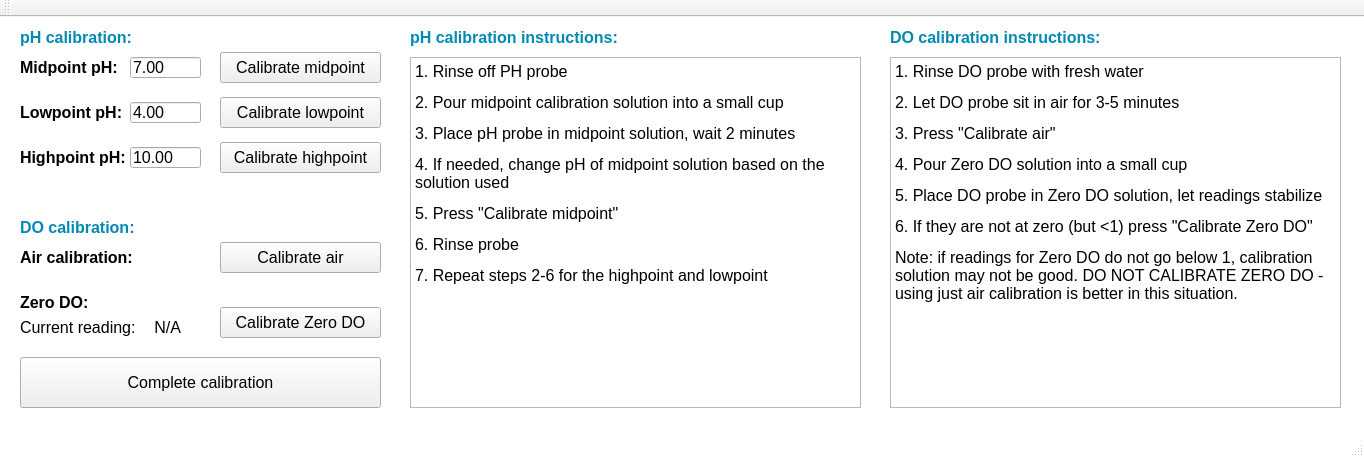
<?xml version="1.0" encoding="UTF-8"?>
<ui version="4.0">
 <class>pHDOCalibrationDialog</class>
 <widget class="QMainWindow" name="pHDOCalibrationDialog">
  <property name="geometry">
   <rect>
    <x>0</x>
    <y>0</y>
    <width>1364</width>
    <height>457</height>
   </rect>
  </property>
  <property name="font">
   <font>
    <family>Arial</family>
    <pointsize>12</pointsize>
   </font>
  </property>
  <property name="windowTitle">
   <string>Calibrating pH and DO sensors</string>
  </property>
  <property name="styleSheet">
   <string notr="true">QMainWindow {
background: white;
}</string>
  </property>
  <widget class="QWidget" name="centralWidget">
   <widget class="QLabel" name="label_20">
    <property name="geometry">
     <rect>
      <x>20</x>
      <y>40</y>
      <width>101</width>
      <height>21</height>
     </rect>
    </property>
    <property name="font">
     <font>
      <family>Arial</family>
      <pointsize>12</pointsize>
      <weight>75</weight>
      <italic>false</italic>
      <bold>true</bold>
     </font>
    </property>
    <property name="styleSheet">
     <string notr="true"/>
    </property>
    <property name="text">
     <string>Midpoint pH:</string>
    </property>
   </widget>
   <widget class="QPushButton" name="Calibrate_Midpoint">
    <property name="geometry">
     <rect>
      <x>220</x>
      <y>35</y>
      <width>161</width>
      <height>31</height>
     </rect>
    </property>
    <property name="font">
     <font>
      <family>Arial</family>
      <pointsize>12</pointsize>
     </font>
    </property>
    <property name="text">
     <string>Calibrate midpoint</string>
    </property>
   </widget>
   <widget class="QPushButton" name="Complete_Calibration">
    <property name="geometry">
     <rect>
      <x>20</x>
      <y>340</y>
      <width>361</width>
      <height>51</height>
     </rect>
    </property>
    <property name="font">
     <font>
      <family>Arial</family>
      <pointsize>12</pointsize>
     </font>
    </property>
    <property name="text">
     <string>Complete calibration</string>
    </property>
   </widget>
   <widget class="QLabel" name="label_23">
    <property name="geometry">
     <rect>
      <x>20</x>
      <y>10</y>
      <width>191</width>
      <height>21</height>
     </rect>
    </property>
    <property name="font">
     <font>
      <family>Arial</family>
      <pointsize>12</pointsize>
      <weight>75</weight>
      <italic>false</italic>
      <bold>true</bold>
     </font>
    </property>
    <property name="styleSheet">
     <string notr="true">color: rgb(0, 138, 179)</string>
    </property>
    <property name="text">
     <string>pH calibration:</string>
    </property>
   </widget>
   <widget class="QLineEdit" name="Midpoint_pH">
    <property name="geometry">
     <rect>
      <x>130</x>
      <y>40</y>
      <width>71</width>
      <height>21</height>
     </rect>
    </property>
    <property name="font">
     <font>
      <family>Arial</family>
      <pointsize>12</pointsize>
     </font>
    </property>
    <property name="text">
     <string>7.00</string>
    </property>
   </widget>
   <widget class="QLineEdit" name="Lowpoint_pH">
    <property name="geometry">
     <rect>
      <x>130</x>
      <y>85</y>
      <width>71</width>
      <height>21</height>
     </rect>
    </property>
    <property name="font">
     <font>
      <family>Arial</family>
      <pointsize>12</pointsize>
     </font>
    </property>
    <property name="text">
     <string>4.00</string>
    </property>
   </widget>
   <widget class="QLabel" name="label_21">
    <property name="geometry">
     <rect>
      <x>20</x>
      <y>85</y>
      <width>111</width>
      <height>21</height>
     </rect>
    </property>
    <property name="font">
     <font>
      <family>Arial</family>
      <pointsize>12</pointsize>
      <weight>75</weight>
      <italic>false</italic>
      <bold>true</bold>
     </font>
    </property>
    <property name="styleSheet">
     <string notr="true"/>
    </property>
    <property name="text">
     <string>Lowpoint pH:</string>
    </property>
   </widget>
   <widget class="QPushButton" name="Calibrate_Lowpoint">
    <property name="geometry">
     <rect>
      <x>220</x>
      <y>80</y>
      <width>161</width>
      <height>31</height>
     </rect>
    </property>
    <property name="font">
     <font>
      <family>Arial</family>
      <pointsize>12</pointsize>
     </font>
    </property>
    <property name="text">
     <string>Calibrate lowpoint</string>
    </property>
   </widget>
   <widget class="QLineEdit" name="Highpoint_pH">
    <property name="geometry">
     <rect>
      <x>130</x>
      <y>130</y>
      <width>71</width>
      <height>21</height>
     </rect>
    </property>
    <property name="font">
     <font>
      <family>Arial</family>
      <pointsize>12</pointsize>
     </font>
    </property>
    <property name="text">
     <string>10.00</string>
    </property>
   </widget>
   <widget class="QPushButton" name="Calibrate_Highpoint">
    <property name="geometry">
     <rect>
      <x>220</x>
      <y>125</y>
      <width>161</width>
      <height>31</height>
     </rect>
    </property>
    <property name="font">
     <font>
      <family>Arial</family>
      <pointsize>12</pointsize>
     </font>
    </property>
    <property name="text">
     <string>Calibrate highpoint</string>
    </property>
   </widget>
   <widget class="QLabel" name="label_22">
    <property name="geometry">
     <rect>
      <x>20</x>
      <y>130</y>
      <width>111</width>
      <height>21</height>
     </rect>
    </property>
    <property name="font">
     <font>
      <family>Arial</family>
      <pointsize>12</pointsize>
      <weight>75</weight>
      <italic>false</italic>
      <bold>true</bold>
     </font>
    </property>
    <property name="styleSheet">
     <string notr="true"/>
    </property>
    <property name="text">
     <string>Highpoint pH:</string>
    </property>
   </widget>
   <widget class="QLabel" name="label_24">
    <property name="geometry">
     <rect>
      <x>20</x>
      <y>230</y>
      <width>131</width>
      <height>21</height>
     </rect>
    </property>
    <property name="font">
     <font>
      <family>Arial</family>
      <pointsize>12</pointsize>
      <weight>75</weight>
      <italic>false</italic>
      <bold>true</bold>
     </font>
    </property>
    <property name="styleSheet">
     <string notr="true"/>
    </property>
    <property name="text">
     <string>Air calibration:</string>
    </property>
   </widget>
   <widget class="QPushButton" name="Calibrate_Air">
    <property name="geometry">
     <rect>
      <x>220</x>
      <y>225</y>
      <width>161</width>
      <height>31</height>
     </rect>
    </property>
    <property name="font">
     <font>
      <family>Arial</family>
      <pointsize>12</pointsize>
     </font>
    </property>
    <property name="text">
     <string>Calibrate air</string>
    </property>
   </widget>
   <widget class="QLabel" name="label_25">
    <property name="geometry">
     <rect>
      <x>20</x>
      <y>200</y>
      <width>191</width>
      <height>21</height>
     </rect>
    </property>
    <property name="font">
     <font>
      <family>Arial</family>
      <pointsize>12</pointsize>
      <weight>75</weight>
      <italic>false</italic>
      <bold>true</bold>
     </font>
    </property>
    <property name="styleSheet">
     <string notr="true">color: rgb(0, 138, 179)</string>
    </property>
    <property name="text">
     <string>DO calibration:</string>
    </property>
   </widget>
   <widget class="QLabel" name="label_26">
    <property name="geometry">
     <rect>
      <x>20</x>
      <y>275</y>
      <width>131</width>
      <height>21</height>
     </rect>
    </property>
    <property name="font">
     <font>
      <family>Arial</family>
      <pointsize>12</pointsize>
      <weight>75</weight>
      <italic>false</italic>
      <bold>true</bold>
     </font>
    </property>
    <property name="styleSheet">
     <string notr="true"/>
    </property>
    <property name="text">
     <string>Zero DO:</string>
    </property>
   </widget>
   <widget class="QPushButton" name="Calibrate_Zero_DO">
    <property name="geometry">
     <rect>
      <x>220</x>
      <y>290</y>
      <width>161</width>
      <height>31</height>
     </rect>
    </property>
    <property name="font">
     <font>
      <family>Arial</family>
      <pointsize>12</pointsize>
     </font>
    </property>
    <property name="text">
     <string>Calibrate Zero DO</string>
    </property>
   </widget>
   <widget class="QLabel" name="label_28">
    <property name="geometry">
     <rect>
      <x>20</x>
      <y>300</y>
      <width>131</width>
      <height>21</height>
     </rect>
    </property>
    <property name="font">
     <font>
      <family>Arial</family>
      <pointsize>12</pointsize>
      <weight>50</weight>
      <italic>false</italic>
      <bold>false</bold>
     </font>
    </property>
    <property name="styleSheet">
     <string notr="true"/>
    </property>
    <property name="text">
     <string>Current reading:</string>
    </property>
   </widget>
   <widget class="QLabel" name="Current_Reading">
    <property name="geometry">
     <rect>
      <x>130</x>
      <y>300</y>
      <width>51</width>
      <height>21</height>
     </rect>
    </property>
    <property name="font">
     <font>
      <family>Arial</family>
      <pointsize>12</pointsize>
      <weight>50</weight>
      <italic>false</italic>
      <bold>false</bold>
     </font>
    </property>
    <property name="layoutDirection">
     <enum>Qt::LeftToRight</enum>
    </property>
    <property name="styleSheet">
     <string notr="true"/>
    </property>
    <property name="text">
     <string>N/A</string>
    </property>
    <property name="alignment">
     <set>Qt::AlignRight|Qt::AlignTrailing|Qt::AlignVCenter</set>
    </property>
   </widget>
   <widget class="QLabel" name="label_29">
    <property name="geometry">
     <rect>
      <x>410</x>
      <y>10</y>
      <width>211</width>
      <height>21</height>
     </rect>
    </property>
    <property name="font">
     <font>
      <family>Arial</family>
      <pointsize>12</pointsize>
      <weight>75</weight>
      <italic>false</italic>
      <bold>true</bold>
     </font>
    </property>
    <property name="styleSheet">
     <string notr="true">color: rgb(0, 138, 179)</string>
    </property>
    <property name="text">
     <string>pH calibration instructions:</string>
    </property>
   </widget>
   <widget class="QTextBrowser" name="textBrowser">
    <property name="geometry">
     <rect>
      <x>410</x>
      <y>40</y>
      <width>451</width>
      <height>351</height>
     </rect>
    </property>
    <property name="font">
     <font>
      <family>Arial</family>
      <pointsize>12</pointsize>
     </font>
    </property>
    <property name="html">
     <string>&lt;!DOCTYPE HTML PUBLIC &quot;-//W3C//DTD HTML 4.0//EN&quot; &quot;http://www.w3.org/TR/REC-html40/strict.dtd&quot;&gt;
&lt;html&gt;&lt;head&gt;&lt;meta name=&quot;qrichtext&quot; content=&quot;1&quot; /&gt;&lt;style type=&quot;text/css&quot;&gt;
p, li { white-space: pre-wrap; }
&lt;/style&gt;&lt;/head&gt;&lt;body style=&quot; font-family:'Arial'; font-size:12pt; font-weight:400; font-style:normal;&quot;&gt;
&lt;p style=&quot; margin-top:12px; margin-bottom:12px; margin-left:0px; margin-right:0px; -qt-block-indent:0; text-indent:0px;&quot;&gt;&lt;span style=&quot; font-family:'MS Shell Dlg 2';&quot;&gt;1. Rinse off PH probe&lt;/span&gt;&lt;/p&gt;
&lt;p style=&quot; margin-top:12px; margin-bottom:12px; margin-left:0px; margin-right:0px; -qt-block-indent:0; text-indent:0px;&quot;&gt;&lt;span style=&quot; font-family:'MS Shell Dlg 2';&quot;&gt;2. Pour midpoint calibration solution into a small cup&lt;/span&gt;&lt;/p&gt;
&lt;p style=&quot; margin-top:12px; margin-bottom:12px; margin-left:0px; margin-right:0px; -qt-block-indent:0; text-indent:0px;&quot;&gt;&lt;span style=&quot; font-family:'MS Shell Dlg 2';&quot;&gt;3. Place pH probe in midpoint solution, wait 2 minutes&lt;/span&gt;&lt;/p&gt;
&lt;p style=&quot; margin-top:12px; margin-bottom:12px; margin-left:0px; margin-right:0px; -qt-block-indent:0; text-indent:0px;&quot;&gt;&lt;span style=&quot; font-family:'MS Shell Dlg 2';&quot;&gt;4. If needed, change pH of midpoint solution based on the solution used&lt;/span&gt;&lt;/p&gt;
&lt;p style=&quot; margin-top:12px; margin-bottom:12px; margin-left:0px; margin-right:0px; -qt-block-indent:0; text-indent:0px;&quot;&gt;&lt;span style=&quot; font-family:'MS Shell Dlg 2';&quot;&gt;5. Press &amp;quot;Calibrate midpoint&amp;quot;&lt;/span&gt;&lt;/p&gt;
&lt;p style=&quot; margin-top:12px; margin-bottom:12px; margin-left:0px; margin-right:0px; -qt-block-indent:0; text-indent:0px;&quot;&gt;&lt;span style=&quot; font-family:'MS Shell Dlg 2';&quot;&gt;6. Rinse probe&lt;/span&gt;&lt;/p&gt;
&lt;p style=&quot; margin-top:12px; margin-bottom:12px; margin-left:0px; margin-right:0px; -qt-block-indent:0; text-indent:0px;&quot;&gt;&lt;span style=&quot; font-family:'MS Shell Dlg 2';&quot;&gt;7. Repeat steps 2-6 for the highpoint and lowpoint&lt;/span&gt;&lt;/p&gt;&lt;/body&gt;&lt;/html&gt;</string>
    </property>
   </widget>
   <widget class="QTextBrowser" name="textBrowser_2">
    <property name="geometry">
     <rect>
      <x>890</x>
      <y>40</y>
      <width>451</width>
      <height>351</height>
     </rect>
    </property>
    <property name="font">
     <font>
      <family>Arial</family>
      <pointsize>12</pointsize>
     </font>
    </property>
    <property name="html">
     <string>&lt;!DOCTYPE HTML PUBLIC &quot;-//W3C//DTD HTML 4.0//EN&quot; &quot;http://www.w3.org/TR/REC-html40/strict.dtd&quot;&gt;
&lt;html&gt;&lt;head&gt;&lt;meta name=&quot;qrichtext&quot; content=&quot;1&quot; /&gt;&lt;style type=&quot;text/css&quot;&gt;
p, li { white-space: pre-wrap; }
&lt;/style&gt;&lt;/head&gt;&lt;body style=&quot; font-family:'Arial'; font-size:12pt; font-weight:400; font-style:normal;&quot;&gt;
&lt;p style=&quot; margin-top:12px; margin-bottom:12px; margin-left:0px; margin-right:0px; -qt-block-indent:0; text-indent:0px;&quot;&gt;&lt;span style=&quot; font-family:'MS Shell Dlg 2';&quot;&gt;1. Rinse DO probe with fresh water&lt;/span&gt;&lt;/p&gt;
&lt;p style=&quot; margin-top:12px; margin-bottom:12px; margin-left:0px; margin-right:0px; -qt-block-indent:0; text-indent:0px;&quot;&gt;&lt;span style=&quot; font-family:'MS Shell Dlg 2';&quot;&gt;2. Let DO probe sit in air for 3-5 minutes&lt;/span&gt;&lt;/p&gt;
&lt;p style=&quot; margin-top:12px; margin-bottom:12px; margin-left:0px; margin-right:0px; -qt-block-indent:0; text-indent:0px;&quot;&gt;&lt;span style=&quot; font-family:'MS Shell Dlg 2';&quot;&gt;3. Press &amp;quot;Calibrate air&amp;quot;&lt;/span&gt;&lt;/p&gt;
&lt;p style=&quot; margin-top:12px; margin-bottom:12px; margin-left:0px; margin-right:0px; -qt-block-indent:0; text-indent:0px;&quot;&gt;&lt;span style=&quot; font-family:'MS Shell Dlg 2';&quot;&gt;4. Pour Zero DO solution into a small cup&lt;/span&gt;&lt;/p&gt;
&lt;p style=&quot; margin-top:12px; margin-bottom:12px; margin-left:0px; margin-right:0px; -qt-block-indent:0; text-indent:0px;&quot;&gt;&lt;span style=&quot; font-family:'MS Shell Dlg 2';&quot;&gt;5. Place DO probe in Zero DO solution, let readings stabilize&lt;/span&gt;&lt;/p&gt;
&lt;p style=&quot; margin-top:12px; margin-bottom:12px; margin-left:0px; margin-right:0px; -qt-block-indent:0; text-indent:0px;&quot;&gt;&lt;span style=&quot; font-family:'MS Shell Dlg 2';&quot;&gt;6. If they are not at zero (but &amp;lt;1) press &amp;quot;Calibrate Zero DO&amp;quot;&lt;/span&gt;&lt;/p&gt;
&lt;p style=&quot; margin-top:12px; margin-bottom:12px; margin-left:0px; margin-right:0px; -qt-block-indent:0; text-indent:0px;&quot;&gt;&lt;span style=&quot; font-family:'MS Shell Dlg 2';&quot;&gt;Note: if readings for Zero DO do not go below 1, calibration solution may not be good. DO NOT CALIBRATE ZERO DO - using just air calibration is better in this situation.&lt;/span&gt;&lt;/p&gt;
&lt;p style=&quot;-qt-paragraph-type:empty; margin-top:12px; margin-bottom:12px; margin-left:0px; margin-right:0px; -qt-block-indent:0; text-indent:0px; font-family:'MS Shell Dlg 2';&quot;&gt;&lt;br /&gt;&lt;/p&gt;&lt;/body&gt;&lt;/html&gt;</string>
    </property>
   </widget>
   <widget class="QLabel" name="label_30">
    <property name="geometry">
     <rect>
      <x>890</x>
      <y>10</y>
      <width>211</width>
      <height>21</height>
     </rect>
    </property>
    <property name="font">
     <font>
      <family>Arial</family>
      <pointsize>12</pointsize>
      <weight>75</weight>
      <italic>false</italic>
      <bold>true</bold>
     </font>
    </property>
    <property name="styleSheet">
     <string notr="true">color: rgb(0, 138, 179)</string>
    </property>
    <property name="text">
     <string>DO calibration instructions:</string>
    </property>
   </widget>
  </widget>
  <widget class="QMenuBar" name="menuBar">
   <property name="geometry">
    <rect>
     <x>0</x>
     <y>0</y>
     <width>1364</width>
     <height>21</height>
    </rect>
   </property>
  </widget>
  <widget class="QToolBar" name="mainToolBar">
   <attribute name="toolBarArea">
    <enum>TopToolBarArea</enum>
   </attribute>
   <attribute name="toolBarBreak">
    <bool>false</bool>
   </attribute>
  </widget>
  <widget class="QStatusBar" name="statusBar"/>
 </widget>
 <layoutdefault spacing="6" margin="11"/>
 <resources/>
 <connections/>
</ui>
